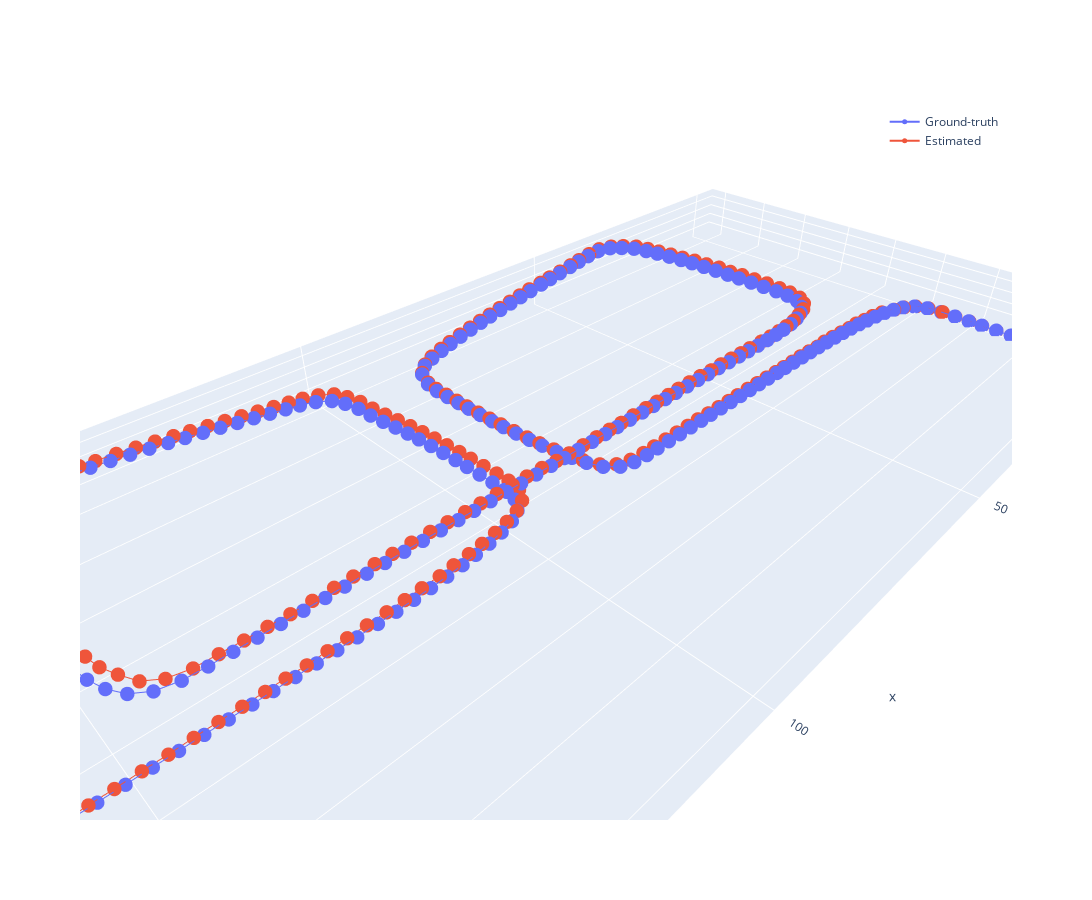

The cell this chart's notebook holds for it:
### Code cell
gt_traj_trace = go.Scatter3d(x=drone_positions[:,0], y=drone_positions[:,1], z=drone_positions[:,2], 
    marker=dict(size=5), hovertext=np.arange(len(drone_positions)), name="Ground-truth")
est_traj_trace = go.Scatter3d(x=traj_est[:,0], y=traj_est[:,1], z=traj_est[:,2], 
    marker=dict(size=5), hovertext=np.arange(len(traj_est)), name="Estimated")
fig = go.Figure(data=[gt_traj_trace, est_traj_trace])
fig.update_layout(width=1500, height=900, scene=dict(aspectmode='data'), legend=dict(yanchor="top", y=0.99, xanchor="right", x=0.99))
fig.show()

### Figure 1 — Plotly figure (JSON) as saved in the notebook; plotly's stock layout.template omitted (floating-point values rounded to 4 significant figures; data arrays with more than 128 entries replaced by an {"elided": "..."} marker saying what was removed)
{"data": [{"hovertext": {"elided": "240 int values"}, "marker": {"size": 5}, "name": "Ground-truth", "type": "scatter3d", "x": {"elided": "240 float values"}, "y": {"elided": "240 float values"}, "z": {"elided": "240 float values"}}, {"hovertext": {"elided": "240 int values"}, "marker": {"size": 5}, "name": "Estimated", "type": "scatter3d", "x": {"elided": "240 float values"}, "y": {"elided": "240 float values"}, "z": {"elided": "240 float values"}}], "layout": {"height": 900, "legend": {"x": 0.99, "xanchor": "right", "y": 0.99, "yanchor": "top"}, "scene": {"aspectmode": "data"}, "width": 1500}}
